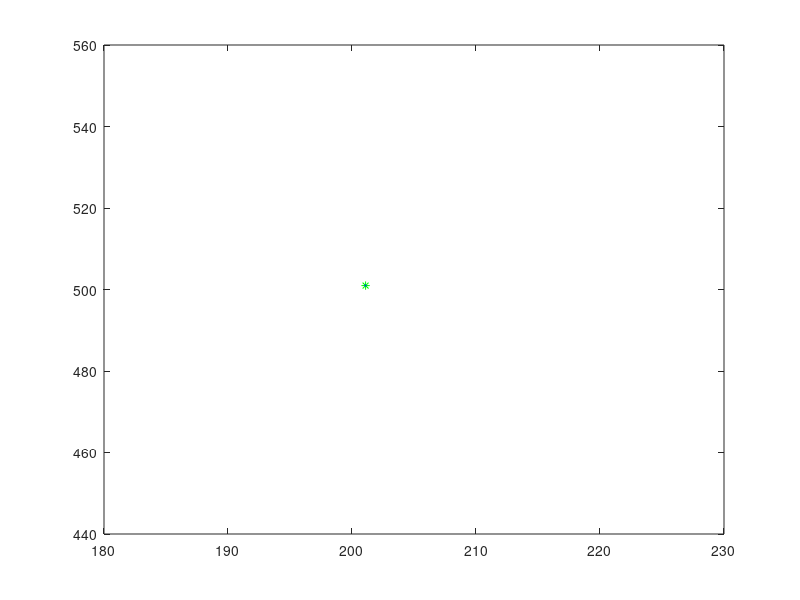

Source code (MATLAB): (Note: this script raises an error after producing the figure.)
clc
clear all
close all

tic
T = 1;
n=50;
global Pd Pg gamma C;
Pd=1;       
Pg=0.99;   

g_sigma = 9.21;     
gamma = 1;          

target_position=zeros(4,n);     

x_filter=zeros(4,n); 
x_filter1=zeros(4,n);

A = [1 T 0 0;
     0 1 0 0;
     0 0 1 T;
     0 0 0 1];  
 
Q = [ 0.01 0 0 0; 
      0 0.01 0 0; 
      0 0 0.01 0; 
      0 0 0 0.01];     
 
C = [1 0 0 0;
     0 1 0 0
     0 0 1 0;
     0 0 0 1];     

target_delta=1;           
R=[ 1^2 0 0 0;
    0 0.1^2 0 0;
    0 0 1^2 0 ;
    0 0 0 0.1^2]; 

% G=[T^2/2 0;
%    0 T^2/2;
%    T 0;
%    0 T]; 

R11=target_delta; 
R22=target_delta; 
R12=0; 
R21=0;

P=[R11 R11/T R12 R12/T;     R11/T 2*R11/T^2 R12/T 2*R12/T^2; 
   R21 R21/T R22 R22/T;     R21/T 2*R21/T^2 R22/T 2*R22/T^2];    

X0=[200;0;500;15];            
target_position(:,1)=X0; 
Vk=[target_delta*randn;
    0.1^2;
    target_delta*randn;
    0.1^2]; 
Zk(:,1)=C*target_position(:,1)+Vk;   


for i=2:1:n 
    target_position(:,i)=A*target_position(:,i-1); 
    
%     Vk=[target_delta*randn;target_delta*randn];  
    Vk=[target_delta*randn;
        0.1^2;
        target_delta*randn;
        0.1^2]; 
    Zk(:,i)=C*target_position(:,i)+Vk;     
end

Noise=[];
NOISE=[]; 

sumx = 0;
figure;
for t=1:n
    if t~=1 
        x_predic = A*x_filter(:,t-1);  
    else 
        x_predic = target_position(:,1);   
    end 
    
    plot(Zk(1,t),Zk(3,t),'g*') ;
    hold on; 

    P_predic = A*P*A'+Q; 
    Z_predic = C*x_predic;
    
    S = C*P_predic*C'+ R; 
    K = P_predic*C'*inv(S);
    
    Av=pi*g_sigma*sqrt(det(S))   ;                         
%     number_returns=floor(10*Av*gamma+1) ;                
    number_returns = 20;
    side=sqrt(10*Av)/2;                                     
    Noise_x=x_predic(1)-side+2*rand(1,number_returns)*side;            
    Noise_y=x_predic(3)-side+2*rand(1,number_returns)*side; 
    Noise_vx= x_predic(2)-side+rand(1,number_returns)*side;             
    Noise_vy= x_predic(4)-side+rand(1,number_returns)*side; 
    Noise=[Noise_x ;Noise_vx;Noise_y;Noise_vy]; 
     
    b=zeros(1,4); 
    b(1)=Zk(1,t); 
    b(2)=Zk(2,t); 
    b(3)=Zk(3,t); 
    b(4)=Zk(4,t); 
    y1=[Noise b'];   
    y=[]; 
    d=[]; 
    m=0; 
    
    for j=1:(number_returns+1)     
        d=y1(:,j)-Z_predic; 
        D=d'*inv(S)*d;  
        if D<=g_sigma 
            plot(y1(1,j),y1(3,j),'.');
            hold on;
            y=[y y1(:,j)];   
            m=m+1;          
        end 
    end 
     
    %% PDA_Function
    [x_putput, P] = PDA_Function(x_predic, P_predic, S, Z_predic, K,y, m);
    
    x_filter(:,t) = x_putput;
    sumx = sumx + x_filter(1,t);
    x_filter1(:,t) = x_filter(:,t);
    x_filter1(1,t) = sumx/t;
    
end

plot(target_position(1,:),target_position(3,:),'-bo');
hold on; 
plot(x_filter(1,:),x_filter(3,:),'-r*');
hold on; 
plot(x_filter1(1,:),x_filter1(3,:),'-ro');
hold off; 
legend('1','2','3','4');
axis([190 210 400 1400]);
toc

